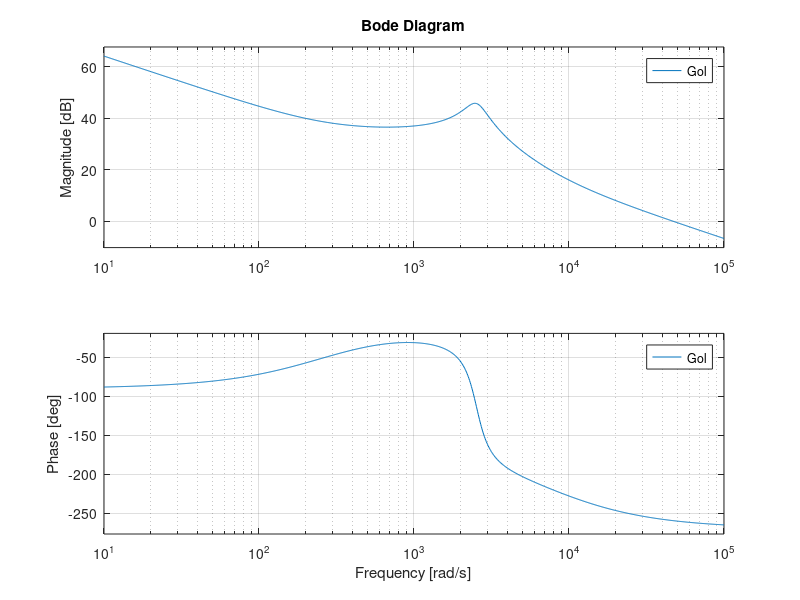
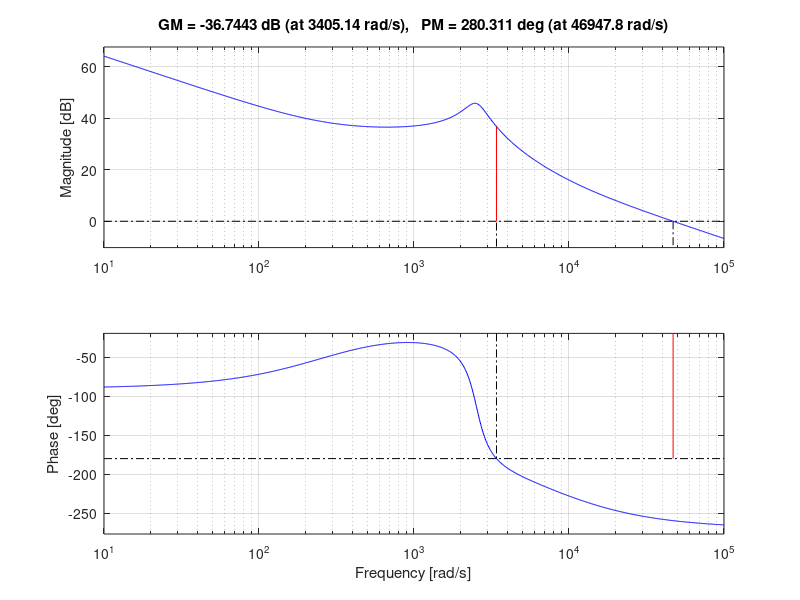

These charts were generated, in order, by the following MATLAB code:
s = tf('s');

Gpi = 1.2 + (333.3334/s);

Gvd = (-3.846e4*(s-8000))/...
      (s^2 + 2*(0.158)*(2531.86)*s + (2531.86)^2);

Gol = Gpi*Gvd;

figure;
bode(Gol)
grid on

[GM,PM,Wcg,Wcp] = margin(Gol)

figure;
margin(Gol)
